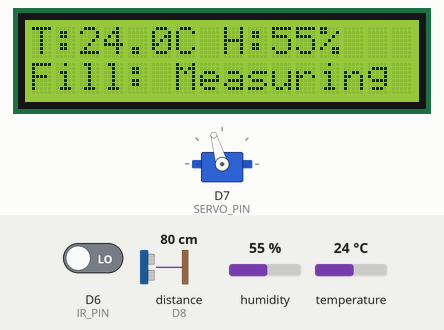
This sketch was run on a simulated ESP8266 (NodeMCU). On the bench: 16×2 character LCD, servo. The test bench sets the inputs (shaded band); at power-on: D6 (IR_PIN) LOW, distance to the obstacle (sensor on D8) 80 cm, humidity 55 %, temperature 24 °C. The echo pulse lasts 58.3 µs per cm; WiFi joins after 1.5 s; servers stay silent unless stated; uploads are accepted with an empty reply; what the sketch prints to the serial monitor is not drawn.

Above: at 5.7 s.
5.8 s: D6 (IR_PIN) driven HIGH
At 13.1 s:
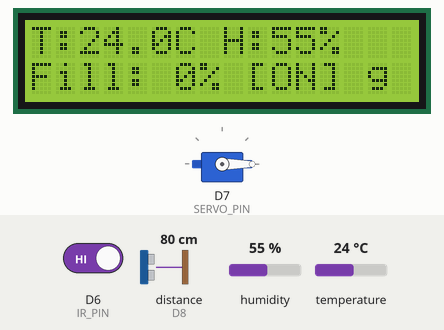
13.2 s: distance to the obstacle (sensor on D8) set to 4 cm
At 14.9 s:
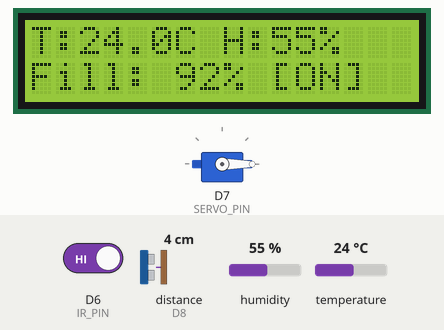
15.3 s: D6 (IR_PIN) driven LOW
At 17.5 s:
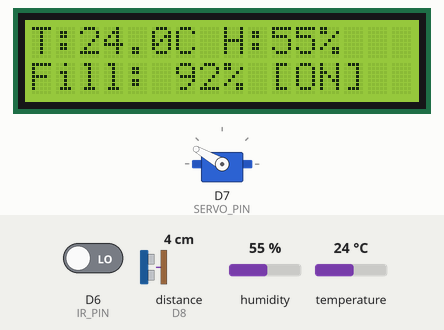
18.0 s: humidity set to 22 %
At 20.3 s:
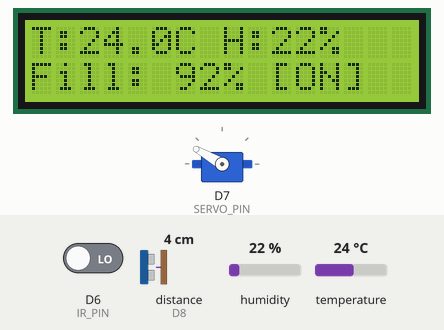
21.3 s: temperature set to 12 °C
At 24.0 s:
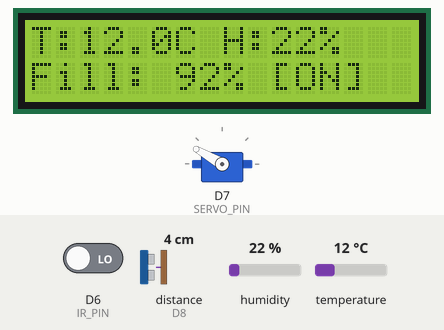
24.3 s: humidity set to 40 %
At 26.9 s:
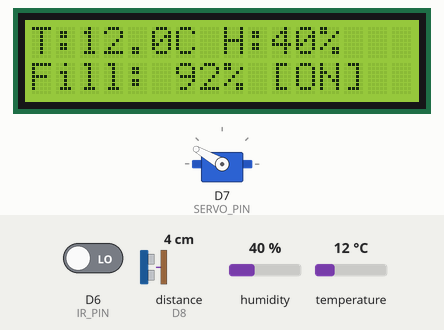
Timing chart, 0 to 28.3 s (numbered marks = the images above; inputs shaded):
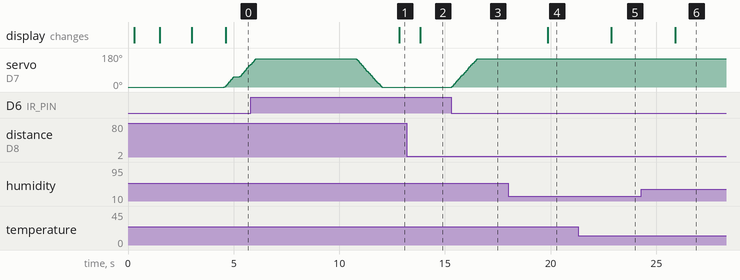

The sketch:

smart_dustbin.ino
```cpp
/*
 * =====================================================================
 * SMART DUSTBIN - IOT EDGE FIRMWARE
 * Integrates with: Smart Dustbin Express & SQLite Dashboard
 * Endpoint: POST /api/readings
 * =====================================================================
 */

#include <Wire.h>
#include <LiquidCrystal_I2C.h>
#include <DHT.h>
#include <math.h>

// ---------- BOARD & NETWORK SELECTION ----------
#if defined(ESP8266)
  #include <ESP8266WiFi.h>
  #include <ESP8266HTTPClient.h>
  #include <WiFiClient.h>
  #include <Servo.h>

  // NodeMCU / ESP8266 Pin Map
  #define IR_PIN      D6
  #define SERVO_PIN   D7
  #define DHT_PIN     D5
  #define TRIG_PIN    D0
  #define ECHO_PIN    D8
  #define SDA_PIN     D2
  #define SCL_PIN     D1
#elif defined(ESP32)
  #include <WiFi.h>
  #include <HTTPClient.h>
  #include <ESP32Servo.h>

  // ESP32 Standard Pin Map
  #define IR_PIN      27
  #define SERVO_PIN   13
  #define DHT_PIN     4
  #define TRIG_PIN    23
  #define ECHO_PIN    18
  #define SDA_PIN     21
  #define SCL_PIN     22
#else
  #error "Please select ESP8266 or ESP32 board in your Arduino IDE Tools menu."
#endif

#define DHT_TYPE DHT11

// =====================================================================
// USER CONFIGURATION: WI-FI & SERVER ENDPOINT
// =====================================================================
// 1. Enter your Wi-Fi credentials (must be 2.4 GHz network)
const char* WIFI_SSID     = "YOUR_WIFI_SSID";
const char* WIFI_PASSWORD = "YOUR_WIFI_PASSWORD";

// 2. Local IP address of the PC running the Node.js backend
// (Port 3000 is default. Check 'ipconfig' on Windows or 'hostname -I' on Linux/Mac)
const char* SERVER_URL    = "http://YOUR_COMPUTER_IP:3000/api/readings";

// 3. Bin identifier matching registered bin in dashboard (e.g., bin-01)
const char* BIN_ID        = "bin-01";

// =====================================================================
// CALIBRATION & MECHANICS
// =====================================================================
const int OPEN_ANGLE   = 150;
const int CLOSED_ANGLE = 0;

const unsigned long OPEN_TIME           = 5000; // Lid stays open for 5 seconds
const unsigned long ULTRASONIC_INTERVAL = 1000; // Check fill every 1s
const unsigned long DHT_INTERVAL        = 3000; // Read DHT every 3s
const unsigned long TELEMETRY_INTERVAL  = 5000; // Send HTTP POST every 5s

// Distance from sensor face to bottom of empty bin (cm)
const float BIN_EMPTY_DISTANCE_CM = 15.0;
// Distance from sensor face when bin is considered 100% full (cm)
const float BIN_FULL_DISTANCE_CM  = 3.0;

// ---------- COMPONENTS ----------
LiquidCrystal_I2C lcd(0x27, 16, 2);
DHT dht(DHT_PIN, DHT_TYPE);
Servo lidServo;

// ---------- RUNTIME VARIABLES ----------
bool lidIsOpen = false;
unsigned long lastDetectionTime = 0;
unsigned long lastLidCloseTime  = 0;
unsigned long lastUltrasonicRead= 0;
unsigned long lastDHTRead       = 0;
unsigned long lastTelemetrySend = 0;

float temperature = NAN;
float humidity    = NAN;
float distanceCm  = NAN;
int fillPercent   = -1;

// Tracks lid openings between telemetry transmissions
int opensDeltaAccumulator = 0;

// ---------- SMOOTH GRADUAL SERVO CONTROLLER ----------
int currentServoAngle = CLOSED_ANGLE; // Current position in degrees
int targetServoAngle  = CLOSED_ANGLE; // Desired target angle
unsigned long lastServoStepTime = 0;
const unsigned long SERVO_STEP_INTERVAL = 15; // 15ms per micro-step
const int SERVO_STEP_DEGREE = 2;             // 2 degrees per step (smooth ~1.1s total rise)

// ---------- MEASURE DISTANCE (MEDIAN FILTER) ----------
float singleDistanceMeasurement() {
  digitalWrite(TRIG_PIN, LOW);
  delayMicroseconds(2);

  digitalWrite(TRIG_PIN, HIGH);
  delayMicroseconds(10);
  digitalWrite(TRIG_PIN, LOW);

  unsigned long duration = pulseIn(ECHO_PIN, HIGH, 30000UL);
  if (duration == 0) return NAN;

  float dist = (duration * 0.0343) / 2.0;
  if (dist < 2.0 || dist > 400.0) return NAN;
  return dist;
}

// Samples 3 measurements and takes median to filter spikes
float measureDistance() {
  float readings[3];
  int validCount = 0;

  for (int i = 0; i < 3; i++) {
    float d = singleDistanceMeasurement();
    if (!isnan(d)) {
      readings[validCount++] = d;
    }
    delay(20);
  }

  if (validCount == 0) return NAN;
  if (validCount == 1) return readings[0];
  if (validCount == 2) return (readings[0] + readings[1]) / 2.0;

  // Simple sort 3 elements
  if (readings[0] > readings[1]) { float t = readings[0]; readings[0] = readings[1]; readings[1] = t; }
  if (readings[1] > readings[2]) { float t = readings[1]; readings[1] = readings[2]; readings[2] = t; }
  if (readings[0] > readings[1]) { float t = readings[0]; readings[0] = readings[1]; readings[1] = t; }

  return readings[1]; // Median
}

// ---------- CONNECT TO WIFI ----------
void connectWiFi() {
  if (WiFi.status() == WL_CONNECTED) return;

  Serial.print("Connecting to Wi-Fi '");
  Serial.print(WIFI_SSID);
  Serial.print("'");

  lcd.setCursor(0, 1);
  lcd.print("WiFi: Connecting");

  WiFi.mode(WIFI_STA);
  WiFi.begin(WIFI_SSID, WIFI_PASSWORD);

  unsigned long startAttempt = millis();
  // Non-blocking attempt during startup (up to 10 seconds)
  while (WiFi.status() != WL_CONNECTED && millis() - startAttempt < 10000) {
    delay(500);
    Serial.print(".");
  }

  if (WiFi.status() == WL_CONNECTED) {
    Serial.println("\nWi-Fi Connected!");
    Serial.print("IP Address: ");
    Serial.println(WiFi.localIP());

    lcd.setCursor(0, 1);
    lcd.print("IP: ");
    lcd.print(WiFi.localIP().toString().substring(0, 12));
    delay(1500);
  } else {
    Serial.println("\nWi-Fi Connection Failed (will retry in background)");
    lcd.setCursor(0, 1);
    lcd.print("WiFi: Offline   ");
    delay(1000);
  }
}

// ---------- TELEMETRY INGESTION (HTTP POST) ----------
void sendTelemetry() {
  if (WiFi.status() != WL_CONNECTED) {
    Serial.println("[Telemetry] Wi-Fi not connected. Skipping upload.");
    return;
  }

  // Build JSON payload
  // Ingestion schema requires: binId, distanceCm, tempC, humidity, opensDelta
  String payload = "{";
  payload += "\"binId\":\"" + String(BIN_ID) + "\",";

  // If lid is open or moving, avoid sending invalid ultrasonic echoes
  if (!isnan(distanceCm) && !lidIsOpen && (millis() - lastLidCloseTime > 1500)) {
    payload += "\"distanceCm\":" + String(distanceCm, 2) + ",";
  } else {
    payload += "\"distanceCm\":null,";
  }

  if (!isnan(temperature) && temperature >= 0.0 && temperature <= 50.0) {
    payload += "\"tempC\":" + String(temperature, 1) + ",";
  } else {
    payload += "\"tempC\":null,";
  }

  if (!isnan(humidity) && humidity >= 0.0 && humidity <= 100.0) {
    payload += "\"humidity\":" + String((int)(humidity + 0.5)) + ",";
  } else {
    payload += "\"humidity\":null,";
  }

  int opensToSend = opensDeltaAccumulator;
  payload += "\"opensDelta\":" + String(opensToSend);
  payload += "}";

  Serial.print("[HTTP POST] ");
  Serial.print(SERVER_URL);
  Serial.print(" -> ");
  Serial.println(payload);

#if defined(ESP8266)
  WiFiClient client;
  HTTPClient http;
  http.begin(client, SERVER_URL);
#else
  HTTPClient http;
  http.begin(SERVER_URL);
#endif

  http.addHeader("Content-Type", "application/json");
  http.setTimeout(2500); // 2.5s maximum timeout to keep lid operations responsive

  int httpCode = http.POST(payload);

  if (httpCode > 0) {
    Serial.print("[HTTP Result] Code: ");
    Serial.println(httpCode);
    if (httpCode == HTTP_CODE_OK) {
      String response = http.getString();
      Serial.print("[HTTP Response] ");
      Serial.println(response);

      // Decrement the counted openings that were safely delivered
      opensDeltaAccumulator -= opensToSend;
      if (opensDeltaAccumulator < 0) opensDeltaAccumulator = 0;
    }
  } else {
    Serial.print("[HTTP Error] POST failed: ");
    Serial.println(http.errorToString(httpCode).c_str());
  }

  http.end();
}

// ---------- SETUP ----------
void setup() {
  Serial.begin(9600);
  delay(200);

  pinMode(IR_PIN, INPUT);
  pinMode(TRIG_PIN, OUTPUT);
  pinMode(ECHO_PIN, INPUT);
  digitalWrite(TRIG_PIN, LOW);

  // Initialize LCD
#if defined(ESP8266)
  Wire.begin(SDA_PIN, SCL_PIN);
#else
  Wire.begin(SDA_PIN, SCL_PIN);
#endif

  lcd.init();
  lcd.backlight();
  lcd.clear();

  lcd.setCursor(0, 0);
  lcd.print("Smart Waste Bin");
  lcd.setCursor(0, 1);
  lcd.print("Starting...");

  dht.begin();

  lidServo.attach(SERVO_PIN);
  currentServoAngle = CLOSED_ANGLE;
  targetServoAngle  = CLOSED_ANGLE;
  lidServo.write(CLOSED_ANGLE);

  delay(1200);

  // Connect to Wi-Fi
  connectWiFi();

  lcd.clear();
  Serial.println("\n--- Smart Waste Bin System Ready ---");
}

// ---------- MAIN LOOP ----------
void loop() {
  unsigned long now = millis();

  // =======================================================
  // 1. FAST LOCAL LOOP: IR SENSOR & SERVO TARGET LOGIC
  // =======================================================
  // Active LOW: LOW indicates hand / object presence
  bool objectDetected = (digitalRead(IR_PIN) == LOW);

  if (objectDetected) {
    lastDetectionTime = now;

    if (!lidIsOpen) {
      targetServoAngle = OPEN_ANGLE; // Command smooth gradual rise
      lidIsOpen = true;
      opensDeltaAccumulator++; // Record new opening event

      Serial.println(">> Object detected: Lid smoothly RISING...");
    }
  }

  // Automatic lid closure after clear delay
  if (lidIsOpen && !objectDetected && (now - lastDetectionTime >= OPEN_TIME)) {
    targetServoAngle = CLOSED_ANGLE; // Command smooth gradual lowering
    lidIsOpen = false;
    lastLidCloseTime = now;

    Serial.println(">> Object cleared: Lid smoothly CLOSING...");
  }

  // =======================================================
  // 1b. NON-BLOCKING SMOOTH SERVO MOTION CONTROLLER
  // Steps servo gradually so it rises and closes steadily without sudden jerks
  // =======================================================
  if (now - lastServoStepTime >= SERVO_STEP_INTERVAL) {
    lastServoStepTime = now;

    if (currentServoAngle < targetServoAngle) {
      currentServoAngle += SERVO_STEP_DEGREE;
      if (currentServoAngle > targetServoAngle) currentServoAngle = targetServoAngle;
      lidServo.write(currentServoAngle);
    } else if (currentServoAngle > targetServoAngle) {
      currentServoAngle -= SERVO_STEP_DEGREE;
      if (currentServoAngle < targetServoAngle) currentServoAngle = targetServoAngle;
      lidServo.write(currentServoAngle);
    }
  }

  // =======================================================
  // 2. ULTRASONIC FILL MEASUREMENT
  // (Inhibited while lid is moving or open to avoid false reflections)
  // =======================================================
  bool servoMoving = (currentServoAngle != targetServoAngle);

  if (now - lastUltrasonicRead >= ULTRASONIC_INTERVAL) {
    lastUltrasonicRead = now;

    if (!lidIsOpen && !servoMoving && (currentServoAngle == CLOSED_ANGLE) && (now - lastLidCloseTime >= 1000)) {
      float measured = measureDistance();

      if (!isnan(measured)) {
        distanceCm = measured;

        // Accurate fill percentage based on physical bin dimensions
        float fill = ((BIN_EMPTY_DISTANCE_CM - distanceCm) /
                      (BIN_EMPTY_DISTANCE_CM - BIN_FULL_DISTANCE_CM)) * 100.0;

        fill = constrain(fill, 0.0, 100.0);
        fillPercent = (int)(fill + 0.5);

        Serial.print("[Ultrasonic] Dist: ");
        Serial.print(distanceCm, 1);
        Serial.print(" cm | Fill: ");
        Serial.print(fillPercent);
        Serial.println("%");
      }
    }
  }

  // =======================================================
  // 3. DHT11 CLIMATE SENSING
  // =======================================================
  if (now - lastDHTRead >= DHT_INTERVAL) {
    lastDHTRead = now;

    float newHumidity = dht.readHumidity();
    float newTemperature = dht.readTemperature();

    if (!isnan(newHumidity) && !isnan(newTemperature)) {
      humidity = newHumidity;
      temperature = newTemperature;

      Serial.print("[DHT11] Temp: ");
      Serial.print(temperature, 1);
      Serial.print(" C | Hum: ");
      Serial.print(humidity, 1);
      Serial.println("%");
    }
  }

  // =======================================================
  // 4. TELEMETRY TRANSMISSION (HTTP POST TO DASHBOARD)
  // =======================================================
  if (now - lastTelemetrySend >= TELEMETRY_INTERVAL) {
    lastTelemetrySend = now;
    sendTelemetry();
  }

  // =======================================================
  // 5. UPDATE 16x2 LCD DISPLAY
  // =======================================================
  static unsigned long lastLcdUpdate = 0;
  if (now - lastLcdUpdate >= 500) {
    lastLcdUpdate = now;

    // Row 0: Temperature & Humidity
    lcd.setCursor(0, 0);
    if (isnan(temperature) || isnan(humidity)) {
      lcd.print("T:--.-C H:--%   ");
    } else {
      lcd.print("T:");
      lcd.print(temperature, 1);
      lcd.print("C H:");
      lcd.print((int)(humidity + 0.5));
      lcd.print("%   ");
    }

    // Row 1: Fill percentage & Wi-Fi indicator
    lcd.setCursor(0, 1);
    if (fillPercent < 0) {
      lcd.print("Fill: Measuring ");
    } else {
      lcd.print("Fill: ");
      lcd.print(fillPercent);
      lcd.print("% ");
      if (WiFi.status() == WL_CONNECTED) {
        lcd.print("[ON] ");
      } else {
        lcd.print("[OFF]");
      }
    }
  }

  delay(5);
}
```

Measured:
- after the input at 5.8 s, the display: changes after 7.0 s (image 1)
- after the input at 13.2 s, the display: changes after 0.64 s (image 2)
- after the input at 15.3 s, servo on D7 (SERVO_PIN): moves from 0° to 150° over 1.2 s, starting at once
- after the input at 18.0 s, the display: changes after 1.9 s (image 4)
- after the input at 21.3 s, the display: changes after 1.6 s (image 5)
- after the input at 24.3 s, the display: changes after 1.6 s (image 6)
- by itself, servo on D7 (SERVO_PIN): rises from 118° to 150° in 0.23 s, then falls to 0° in 5.9 s
